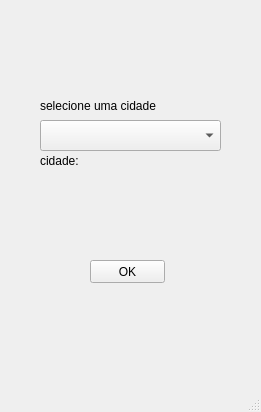
<?xml version="1.0" encoding="UTF-8"?>
<ui version="4.0">
 <class>MainWindow</class>
 <widget class="QMainWindow" name="MainWindow">
  <property name="geometry">
   <rect>
    <x>0</x>
    <y>0</y>
    <width>261</width>
    <height>412</height>
   </rect>
  </property>
  <property name="windowTitle">
   <string>MainWindow</string>
  </property>
  <widget class="QWidget" name="centralwidget">
   <widget class="QComboBox" name="comboBox">
    <property name="geometry">
     <rect>
      <x>40</x>
      <y>120</y>
      <width>181</width>
      <height>31</height>
     </rect>
    </property>
   </widget>
   <widget class="QLabel" name="label">
    <property name="geometry">
     <rect>
      <x>40</x>
      <y>90</y>
      <width>181</width>
      <height>31</height>
     </rect>
    </property>
    <property name="text">
     <string>selecione uma cidade</string>
    </property>
   </widget>
   <widget class="QLabel" name="label_2">
    <property name="geometry">
     <rect>
      <x>40</x>
      <y>150</y>
      <width>41</width>
      <height>21</height>
     </rect>
    </property>
    <property name="text">
     <string>cidade:</string>
    </property>
   </widget>
   <widget class="QPushButton" name="pushButton">
    <property name="geometry">
     <rect>
      <x>90</x>
      <y>260</y>
      <width>75</width>
      <height>23</height>
     </rect>
    </property>
    <property name="text">
     <string>OK</string>
    </property>
   </widget>
   <widget class="QLabel" name="label_3">
    <property name="geometry">
     <rect>
      <x>80</x>
      <y>150</y>
      <width>141</width>
      <height>21</height>
     </rect>
    </property>
    <property name="font">
     <font>
      <family>Times New Roman</family>
      <pointsize>9</pointsize>
      <weight>75</weight>
      <italic>true</italic>
      <bold>true</bold>
     </font>
    </property>
    <property name="text">
     <string/>
    </property>
   </widget>
  </widget>
  <widget class="QMenuBar" name="menubar">
   <property name="geometry">
    <rect>
     <x>0</x>
     <y>0</y>
     <width>261</width>
     <height>21</height>
    </rect>
   </property>
  </widget>
  <widget class="QStatusBar" name="statusbar"/>
 </widget>
 <resources/>
 <connections/>
</ui>
